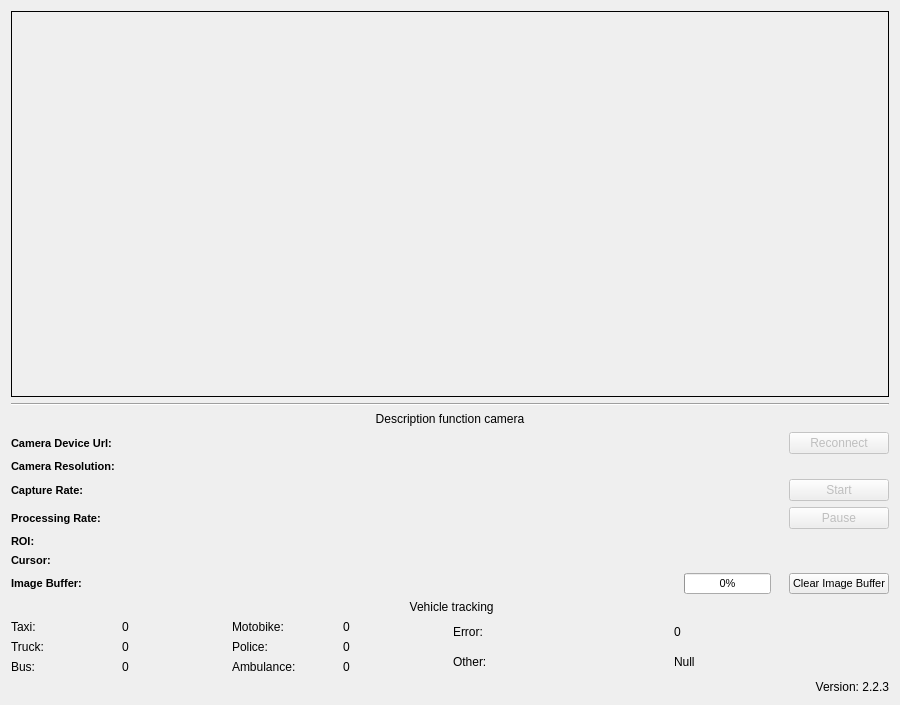
<?xml version="1.0" encoding="UTF-8"?>
<ui version="4.0">
 <class>CameraView</class>
 <widget class="QWidget" name="CameraView">
  <property name="geometry">
   <rect>
    <x>0</x>
    <y>0</y>
    <width>900</width>
    <height>705</height>
   </rect>
  </property>
  <property name="sizePolicy">
   <sizepolicy hsizetype="Minimum" vsizetype="Minimum">
    <horstretch>0</horstretch>
    <verstretch>0</verstretch>
   </sizepolicy>
  </property>
  <property name="windowTitle">
   <string>Form</string>
  </property>
  <layout class="QVBoxLayout" name="verticalLayout" stretch="1,0,0,0,0,0,0">
   <item>
    <widget class="FrameLabel" name="frameLabel">
     <property name="enabled">
      <bool>true</bool>
     </property>
     <property name="sizePolicy">
      <sizepolicy hsizetype="Ignored" vsizetype="Ignored">
       <horstretch>0</horstretch>
       <verstretch>0</verstretch>
      </sizepolicy>
     </property>
     <property name="mouseTracking">
      <bool>true</bool>
     </property>
     <property name="autoFillBackground">
      <bool>true</bool>
     </property>
     <property name="frameShape">
      <enum>QFrame::Box</enum>
     </property>
     <property name="alignment">
      <set>Qt::AlignCenter</set>
     </property>
    </widget>
   </item>
   <item>
    <widget class="Line" name="line">
     <property name="orientation">
      <enum>Qt::Horizontal</enum>
     </property>
    </widget>
   </item>
   <item>
    <widget class="QLabel" name="label_8">
     <property name="text">
      <string>Description function camera</string>
     </property>
     <property name="alignment">
      <set>Qt::AlignCenter</set>
     </property>
    </widget>
   </item>
   <item>
    <layout class="QGridLayout" name="gridLayout" columnstretch="1,0,0,0">
     <item row="1" column="0">
      <widget class="QLabel" name="label_4">
       <property name="sizePolicy">
        <sizepolicy hsizetype="MinimumExpanding" vsizetype="MinimumExpanding">
         <horstretch>0</horstretch>
         <verstretch>0</verstretch>
        </sizepolicy>
       </property>
       <property name="font">
        <font>
         <pointsize>8</pointsize>
         <weight>75</weight>
         <bold>true</bold>
        </font>
       </property>
       <property name="text">
        <string>Camera Device Url:</string>
       </property>
       <property name="alignment">
        <set>Qt::AlignLeading|Qt::AlignLeft|Qt::AlignVCenter</set>
       </property>
      </widget>
     </item>
     <item row="3" column="3">
      <widget class="QPushButton" name="startButton">
       <property name="enabled">
        <bool>false</bool>
       </property>
       <property name="sizePolicy">
        <sizepolicy hsizetype="MinimumExpanding" vsizetype="MinimumExpanding">
         <horstretch>0</horstretch>
         <verstretch>0</verstretch>
        </sizepolicy>
       </property>
       <property name="text">
        <string>Start</string>
       </property>
      </widget>
     </item>
     <item row="4" column="3">
      <widget class="QPushButton" name="pauseButton">
       <property name="enabled">
        <bool>false</bool>
       </property>
       <property name="sizePolicy">
        <sizepolicy hsizetype="MinimumExpanding" vsizetype="MinimumExpanding">
         <horstretch>0</horstretch>
         <verstretch>0</verstretch>
        </sizepolicy>
       </property>
       <property name="text">
        <string>Pause</string>
       </property>
      </widget>
     </item>
     <item row="3" column="2">
      <widget class="QLabel" name="nFramesCapturedLabel">
       <property name="sizePolicy">
        <sizepolicy hsizetype="MinimumExpanding" vsizetype="MinimumExpanding">
         <horstretch>0</horstretch>
         <verstretch>0</verstretch>
        </sizepolicy>
       </property>
       <property name="font">
        <font>
         <pointsize>8</pointsize>
        </font>
       </property>
       <property name="text">
        <string/>
       </property>
       <property name="alignment">
        <set>Qt::AlignCenter</set>
       </property>
      </widget>
     </item>
     <item row="5" column="1">
      <widget class="QLabel" name="roiLabel">
       <property name="sizePolicy">
        <sizepolicy hsizetype="MinimumExpanding" vsizetype="MinimumExpanding">
         <horstretch>0</horstretch>
         <verstretch>0</verstretch>
        </sizepolicy>
       </property>
       <property name="font">
        <font>
         <pointsize>8</pointsize>
        </font>
       </property>
       <property name="text">
        <string/>
       </property>
      </widget>
     </item>
     <item row="7" column="1">
      <widget class="QProgressBar" name="imageBufferBar">
       <property name="sizePolicy">
        <sizepolicy hsizetype="MinimumExpanding" vsizetype="MinimumExpanding">
         <horstretch>0</horstretch>
         <verstretch>0</verstretch>
        </sizepolicy>
       </property>
       <property name="font">
        <font>
         <pointsize>8</pointsize>
        </font>
       </property>
       <property name="value">
        <number>0</number>
       </property>
      </widget>
     </item>
     <item row="3" column="0">
      <widget class="QLabel" name="label_2">
       <property name="sizePolicy">
        <sizepolicy hsizetype="MinimumExpanding" vsizetype="MinimumExpanding">
         <horstretch>0</horstretch>
         <verstretch>0</verstretch>
        </sizepolicy>
       </property>
       <property name="font">
        <font>
         <pointsize>8</pointsize>
         <weight>75</weight>
         <bold>true</bold>
        </font>
       </property>
       <property name="text">
        <string>Capture Rate:</string>
       </property>
       <property name="alignment">
        <set>Qt::AlignLeading|Qt::AlignLeft|Qt::AlignVCenter</set>
       </property>
      </widget>
     </item>
     <item row="4" column="0">
      <widget class="QLabel" name="label_3">
       <property name="sizePolicy">
        <sizepolicy hsizetype="MinimumExpanding" vsizetype="MinimumExpanding">
         <horstretch>0</horstretch>
         <verstretch>0</verstretch>
        </sizepolicy>
       </property>
       <property name="font">
        <font>
         <pointsize>8</pointsize>
         <weight>75</weight>
         <bold>true</bold>
        </font>
       </property>
       <property name="text">
        <string>Processing Rate:</string>
       </property>
      </widget>
     </item>
     <item row="7" column="2">
      <widget class="QLabel" name="imageBufferLabel">
       <property name="sizePolicy">
        <sizepolicy hsizetype="MinimumExpanding" vsizetype="MinimumExpanding">
         <horstretch>0</horstretch>
         <verstretch>0</verstretch>
        </sizepolicy>
       </property>
       <property name="font">
        <font>
         <pointsize>8</pointsize>
        </font>
       </property>
       <property name="text">
        <string/>
       </property>
       <property name="alignment">
        <set>Qt::AlignCenter</set>
       </property>
      </widget>
     </item>
     <item row="6" column="1">
      <widget class="QLabel" name="mouseCursorPosLabel">
       <property name="sizePolicy">
        <sizepolicy hsizetype="MinimumExpanding" vsizetype="MinimumExpanding">
         <horstretch>0</horstretch>
         <verstretch>0</verstretch>
        </sizepolicy>
       </property>
       <property name="font">
        <font>
         <pointsize>8</pointsize>
        </font>
       </property>
       <property name="text">
        <string/>
       </property>
      </widget>
     </item>
     <item row="3" column="1">
      <widget class="QLabel" name="captureRateLabel">
       <property name="enabled">
        <bool>true</bool>
       </property>
       <property name="sizePolicy">
        <sizepolicy hsizetype="MinimumExpanding" vsizetype="MinimumExpanding">
         <horstretch>0</horstretch>
         <verstretch>0</verstretch>
        </sizepolicy>
       </property>
       <property name="font">
        <font>
         <pointsize>8</pointsize>
        </font>
       </property>
       <property name="text">
        <string/>
       </property>
      </widget>
     </item>
     <item row="4" column="1">
      <widget class="QLabel" name="processingRateLabel">
       <property name="sizePolicy">
        <sizepolicy hsizetype="MinimumExpanding" vsizetype="MinimumExpanding">
         <horstretch>0</horstretch>
         <verstretch>0</verstretch>
        </sizepolicy>
       </property>
       <property name="font">
        <font>
         <pointsize>8</pointsize>
        </font>
       </property>
       <property name="text">
        <string/>
       </property>
      </widget>
     </item>
     <item row="7" column="0">
      <widget class="QLabel" name="label_1">
       <property name="sizePolicy">
        <sizepolicy hsizetype="MinimumExpanding" vsizetype="MinimumExpanding">
         <horstretch>0</horstretch>
         <verstretch>0</verstretch>
        </sizepolicy>
       </property>
       <property name="font">
        <font>
         <pointsize>8</pointsize>
         <weight>75</weight>
         <bold>true</bold>
        </font>
       </property>
       <property name="text">
        <string>Image Buffer:</string>
       </property>
       <property name="alignment">
        <set>Qt::AlignLeading|Qt::AlignLeft|Qt::AlignVCenter</set>
       </property>
      </widget>
     </item>
     <item row="6" column="0">
      <widget class="QLabel" name="label_7">
       <property name="sizePolicy">
        <sizepolicy hsizetype="MinimumExpanding" vsizetype="MinimumExpanding">
         <horstretch>0</horstretch>
         <verstretch>0</verstretch>
        </sizepolicy>
       </property>
       <property name="font">
        <font>
         <pointsize>8</pointsize>
         <weight>75</weight>
         <bold>true</bold>
        </font>
       </property>
       <property name="text">
        <string>Cursor:</string>
       </property>
      </widget>
     </item>
     <item row="1" column="1">
      <widget class="QLabel" name="deviceUrlLabel">
       <property name="sizePolicy">
        <sizepolicy hsizetype="MinimumExpanding" vsizetype="MinimumExpanding">
         <horstretch>0</horstretch>
         <verstretch>0</verstretch>
        </sizepolicy>
       </property>
       <property name="font">
        <font>
         <pointsize>8</pointsize>
        </font>
       </property>
       <property name="alignment">
        <set>Qt::AlignLeading|Qt::AlignLeft|Qt::AlignVCenter</set>
       </property>
      </widget>
     </item>
     <item row="2" column="0">
      <widget class="QLabel" name="label_5">
       <property name="sizePolicy">
        <sizepolicy hsizetype="MinimumExpanding" vsizetype="MinimumExpanding">
         <horstretch>0</horstretch>
         <verstretch>0</verstretch>
        </sizepolicy>
       </property>
       <property name="font">
        <font>
         <pointsize>8</pointsize>
         <weight>75</weight>
         <bold>true</bold>
        </font>
       </property>
       <property name="text">
        <string>Camera Resolution:</string>
       </property>
       <property name="alignment">
        <set>Qt::AlignLeading|Qt::AlignLeft|Qt::AlignVCenter</set>
       </property>
      </widget>
     </item>
     <item row="1" column="3">
      <widget class="QPushButton" name="reconnectButton">
       <property name="enabled">
        <bool>false</bool>
       </property>
       <property name="sizePolicy">
        <sizepolicy hsizetype="MinimumExpanding" vsizetype="MinimumExpanding">
         <horstretch>0</horstretch>
         <verstretch>0</verstretch>
        </sizepolicy>
       </property>
       <property name="text">
        <string>Reconnect</string>
       </property>
      </widget>
     </item>
     <item row="5" column="0">
      <widget class="QLabel" name="label_6">
       <property name="sizePolicy">
        <sizepolicy hsizetype="MinimumExpanding" vsizetype="MinimumExpanding">
         <horstretch>0</horstretch>
         <verstretch>0</verstretch>
        </sizepolicy>
       </property>
       <property name="font">
        <font>
         <pointsize>8</pointsize>
         <weight>75</weight>
         <bold>true</bold>
        </font>
       </property>
       <property name="text">
        <string>ROI:</string>
       </property>
      </widget>
     </item>
     <item row="2" column="1">
      <widget class="QLabel" name="cameraResolutionLabel">
       <property name="sizePolicy">
        <sizepolicy hsizetype="MinimumExpanding" vsizetype="MinimumExpanding">
         <horstretch>0</horstretch>
         <verstretch>0</verstretch>
        </sizepolicy>
       </property>
       <property name="font">
        <font>
         <pointsize>8</pointsize>
        </font>
       </property>
       <property name="alignment">
        <set>Qt::AlignLeading|Qt::AlignLeft|Qt::AlignVCenter</set>
       </property>
      </widget>
     </item>
     <item row="7" column="3">
      <widget class="QPushButton" name="clearImageBufferButton">
       <property name="sizePolicy">
        <sizepolicy hsizetype="MinimumExpanding" vsizetype="MinimumExpanding">
         <horstretch>0</horstretch>
         <verstretch>0</verstretch>
        </sizepolicy>
       </property>
       <property name="font">
        <font>
         <pointsize>8</pointsize>
        </font>
       </property>
       <property name="text">
        <string>Clear Image Buffer</string>
       </property>
      </widget>
     </item>
     <item row="4" column="2">
      <widget class="QLabel" name="nFramesProcessedLabel">
       <property name="sizePolicy">
        <sizepolicy hsizetype="MinimumExpanding" vsizetype="MinimumExpanding">
         <horstretch>0</horstretch>
         <verstretch>0</verstretch>
        </sizepolicy>
       </property>
       <property name="font">
        <font>
         <pointsize>8</pointsize>
        </font>
       </property>
       <property name="text">
        <string/>
       </property>
       <property name="alignment">
        <set>Qt::AlignCenter</set>
       </property>
      </widget>
     </item>
    </layout>
   </item>
   <item>
    <widget class="QLabel" name="label">
     <property name="text">
      <string> Vehicle tracking</string>
     </property>
     <property name="alignment">
      <set>Qt::AlignCenter</set>
     </property>
    </widget>
   </item>
   <item>
    <layout class="QHBoxLayout" name="horizontalLayout_2">
     <item>
      <layout class="QGridLayout" name="gridLayout_3">
       <item row="0" column="0">
        <widget class="QLabel" name="label_9">
         <property name="text">
          <string>Taxi:</string>
         </property>
        </widget>
       </item>
       <item row="1" column="1">
        <widget class="QLabel" name="label_15">
         <property name="text">
          <string>0</string>
         </property>
        </widget>
       </item>
       <item row="2" column="1">
        <widget class="QLabel" name="label_16">
         <property name="text">
          <string>0</string>
         </property>
        </widget>
       </item>
       <item row="0" column="2">
        <widget class="QLabel" name="label_17">
         <property name="text">
          <string>Motobike:</string>
         </property>
        </widget>
       </item>
       <item row="0" column="1">
        <widget class="QLabel" name="label_14">
         <property name="text">
          <string>0</string>
         </property>
        </widget>
       </item>
       <item row="1" column="0">
        <widget class="QLabel" name="label_13">
         <property name="text">
          <string>Truck:</string>
         </property>
        </widget>
       </item>
       <item row="2" column="0">
        <widget class="QLabel" name="label_10">
         <property name="text">
          <string>Bus:</string>
         </property>
        </widget>
       </item>
       <item row="0" column="3">
        <widget class="QLabel" name="label_18">
         <property name="text">
          <string>0</string>
         </property>
        </widget>
       </item>
       <item row="1" column="2">
        <widget class="QLabel" name="label_19">
         <property name="text">
          <string>Police:</string>
         </property>
        </widget>
       </item>
       <item row="2" column="2">
        <widget class="QLabel" name="label_20">
         <property name="text">
          <string>Ambulance:</string>
         </property>
        </widget>
       </item>
       <item row="1" column="3">
        <widget class="QLabel" name="label_21">
         <property name="text">
          <string>0</string>
         </property>
        </widget>
       </item>
       <item row="2" column="3">
        <widget class="QLabel" name="label_22">
         <property name="text">
          <string>0</string>
         </property>
        </widget>
       </item>
      </layout>
     </item>
     <item>
      <layout class="QGridLayout" name="gridLayout_4">
       <item row="1" column="0">
        <widget class="QLabel" name="label_12">
         <property name="text">
          <string>Other:</string>
         </property>
        </widget>
       </item>
       <item row="0" column="0">
        <widget class="QLabel" name="label_11">
         <property name="text">
          <string>Error: </string>
         </property>
        </widget>
       </item>
       <item row="0" column="1">
        <widget class="QLabel" name="label_23">
         <property name="text">
          <string>0</string>
         </property>
        </widget>
       </item>
       <item row="1" column="1">
        <widget class="QLabel" name="label_24">
         <property name="text">
          <string>Null</string>
         </property>
        </widget>
       </item>
      </layout>
     </item>
    </layout>
   </item>
   <item>
    <widget class="QLabel" name="Version">
     <property name="text">
      <string>Version: 2.2.3</string>
     </property>
     <property name="alignment">
      <set>Qt::AlignRight|Qt::AlignTrailing|Qt::AlignVCenter</set>
     </property>
    </widget>
   </item>
  </layout>
 </widget>
 <customwidgets>
  <customwidget>
   <class>FrameLabel</class>
   <extends>QLabel</extends>
   <header>FrameLabel.h</header>
  </customwidget>
 </customwidgets>
 <resources/>
 <connections/>
</ui>
